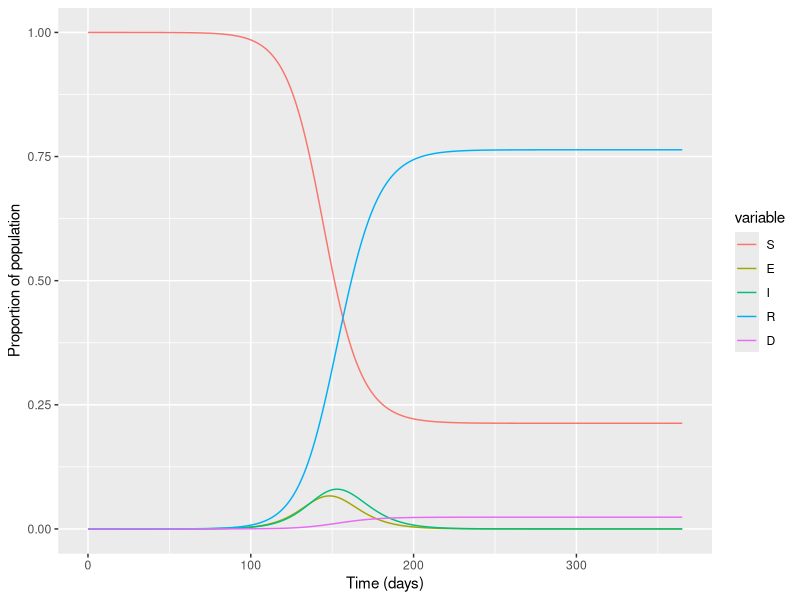

The R source for this figure:
# PACKAGES
library(deSolve)
library(reshape2)
library(ggplot2)


# MODEL INPUTS
N <- 10^6  # total population

initial_state_values <- c(S = N - 1,
                          E = 0,
                          I = 1,
                          R = 0,
                          D = 0)

parameters <- c(beta = 0.3885,  # infection rate
                sigma = 0.25,  # rate of becoming symptomatic
                gamma = 0.194,  # rate of recovery
                mu = 0.006)  # rate of mortality


# TIMESTEPS
t <- seq(from = 0,
             to = 365,
             by = 1)


# SEIRD MODEL FUNCTION
SEIRD_model <- function(time, state, parameters) {
  with(as.list(c(state, parameters)), {
    N <- S+E+I+R
    lambda <- beta*I/N
    dS_dt <- -lambda * S
    dE_dt <- lambda*S - sigma*E
    dI_dt <- sigma*E - gamma*I - mu*I
    dR_dt <- gamma*I
    dD_dt <- mu*I
    
    return(list(c(dS_dt, dE_dt, dI_dt, dR_dt, dD_dt)))
  })
}


# MODEL OUTPUT
output <- as.data.frame(ode(y = initial_state_values,
                            times = t,
                            func = SEIRD_model,
                            parms = parameters))


# PLOT
output_long <- melt(output, id="time")
ggplot(data = output_long,
       aes(x=time,
           y=value/N,
           colour=variable,
           group=variable)) + geom_line() + xlab("Time (days)") + ylab("Proportion of population")
